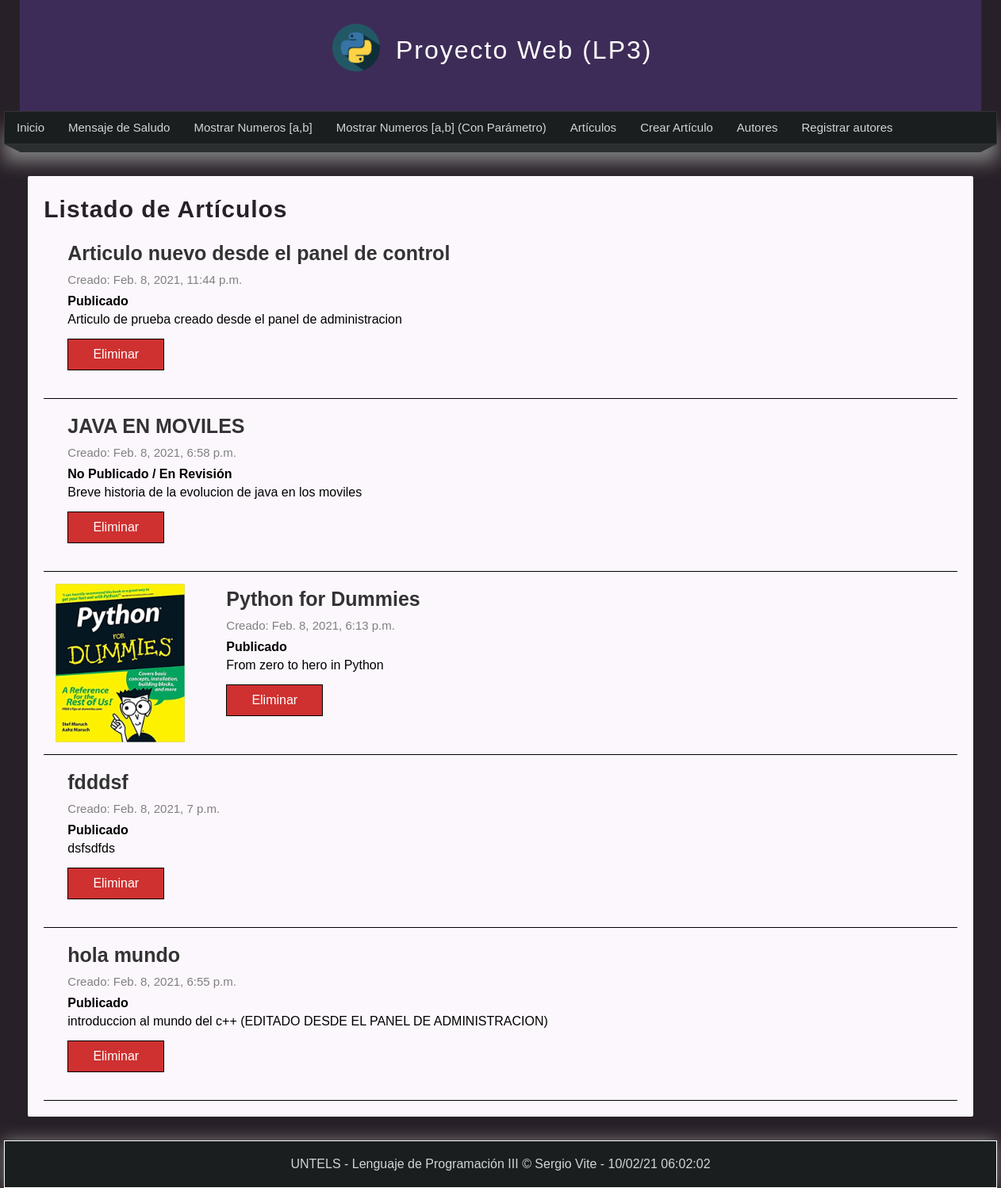
Screenshot of /listar_articulos with the database file from the repository.
### miapp/models.py (models this page shows, shortened)
class Articulo(models.Model):
    titulo = models.CharField(max_length=150, verbose_name="Título")
    contenido = models.TextField(verbose_name="Contenido")
    imagen = models.ImageField(default='null', verbose_name="Miniatura", upload_to="articulos")
    publicado = models.BooleanField(verbose_name="¿Publicado?")
    creado = models.DateTimeField(auto_now_add=True, verbose_name="Creado")
    actualizado = models.DateTimeField(auto_now_add=True, verbose_name="Editado")
    class Meta:
        verbose_name = "Articulo"
        verbose_name_plural = "Articulos"
        ordering = ['titulo','publicado']

### miapp/views.py (the view)
# urls.py: path('listar_articulos', views.listar_articulos, name="listar_articulos"),
def listar_articulos(request):
    articulos = Articulo.objects.all()
    """
    articulos = Articulo.objects.filter(
        Q(titulo__contains="Py") |
        Q(titulo__contains="Hab")
    )
    """
    return render(request, 'listar_articulos.html',{
        'articulos': articulos,
        'titulo': 'Listado de Artículos'
    })

### miapp/templates/listar_articulos.html (shortened to what this page needs)
{% extends 'layout.html' %}
{% block content %}
    <h1 class="title"> {{titulo}} </h1>
    {% for articulo in articulos %}
        <div class="articulo-item">
            {% if articulo.imagen != 'null' %}
                <div class="image">
                    <img src="{{articulo.imagen.url}}" />
                </div>
            {% endif %}
            <div class="data">
                <h2>
                    {{articulo.titulo}}
                </h2>
                <span class="date">
                    Creado: {{articulo.creado}}
                </span>
                {% if articulo.publicado %}
                    <strong>
                        Publicado
                    </strong>
                {% else %}
                    <strong>
                        No Publicado / En Revisión
                    </strong>
                {% endif %}
                <p>
                    {{articulo.contenido}}<br>
                    <a href="{% url 'eliminar_articulo' id=articulo.id %}" class="btn btn-delete">
                        Eliminar
                    </a>
                </p>
            </div>
        </div>
    {% endfor %}
{% endblock content %}

### miapp/templates/layout.html (shortened to what this page needs)
<html lang="es">
    <head>
        {% load static %}
        <link rel="stylesheet" type="text/css" href="{% static 'css/style.css' %}" />
    </head>
    <body>
        <header>
            <div id="logotipo">
                <img src="{% static 'images/LogoPython.png' %}" />
                <h1>
                    Proyecto Web (LP3)
                </h1>
            </div>
        </header>
        <nav>
            <ul>
                <li>
                    <a href="{% url 'inicio' %}">Inicio</a>
                </li>
                <li>
                    <a href="{% url 'saludo' %}">Mensaje de Saludo</a>
                </li>
                <li>
                    <a href="{% url 'rango' %}">Mostrar Numeros [a,b]</a>
                </li>
                <li>
                    <a href="{% url 'rango2' %}">Mostrar Numeros [a,b] (Con Parámetro)</a>
                </li>
                <li>
                    <a href="{% url 'listar_articulos' %}">Artículos</a>
                </li>
                <li>
                    <a href="{% url 'create_full_articulo' %}">Crear Artículo</a>
                </li>
                <li>
                    <a href="{% url 'listar_autor' %}">Autores</a>
                </li>
                <li>
                    <a href="{% url 'create_autor' %}">Registrar autores</a>
                </li>
            </ul>
        </nav>
        <div class="barra">
            <span class="esquina-izquierda"></span>
            <span class="relleno-barra"></span>
            <span class="esquina-derecha"></span>
        </div>
        <div id="content">
            <div class="box">
                {% block content %}{% endblock content %}
            </div>
        </div>
        <footer>
            UNTELS - Lenguaje de Programación III &copy; Sergio Vite - {% now "d/m/y h:m:s" %}
        </footer>
    </body>
</html>

### miapp/static/css/style.css (style rules this page uses)
* { margin: 0px; padding: 0px; font-family: 'Franklin Gothic Medium', 'Arial Narrow', Arial, sans-serif; text-decoration: none; }
.box p, .box h2, .box h3, .box ul { margin-bottom: 5px; margin-top: 5px; }
body { background-color: #282028; }
header { width: 1212px; height: 140px; background-color: #3e2c58; margin: 0 auto; }
#logotipo { width: 35%; height: 130px; margin: 0 auto; padding-top: 10px; }
#logotipo img { display: block; width: 60px; float: left; margin-top: 20px; }
#logotipo h1 { display: block; float: left; margin-top: 35px; margin-left: 20px; letter-spacing: 2px; font-weight: lighter; color: white; }
nav { width: 1250px; height: 40px; margin: 0 auto; background-color: #1B1E1F; border: 1px solid #333333; box-shadow: 0px 22px 22px gray; font-size: 15px; }
nav ul { list-style: none; text-decoration: none; }
nav ul li { line-height: 40px; float: left; }
nav ul li a { display: block; padding-left: 15px; padding-right: 15px; color: #d1d4d6; }
.barra { width: 1250px; margin: 0 auto; }
.esquina-izquierda { display: block; border-left: 20px solid transparent; border-top: 10px solid #2B2F30; float: left; }
.esquina-derecha { display: block; border-right: 20px solid transparent; border-top: 10px solid #2B2F30; float: right; }
.relleno-barra { display: block; width: 1210px; height: 10px; background: #2B2F30; float: left; }
#content { width: 1212px; min-height: 930px; margin: 0 auto; margin-bottom: 30px; margin-top: 40px; }
.box { background:#fcf7fc; width: 95%; min-height: 930px; padding: 20px; border: 1px #715b71; border-radius: 2px; margin: 0 auto; }
.title { color:#282028; letter-spacing: 1px; font-size: 30px; margin-bottom: 4px; margin-top: 5px; }
.articulo-item { margin-bottom: 0px; margin-top: 0px; padding: 15px; border-bottom: 1px solid black; clear: both; }
.articulo-item .image { width: 200px; height: 200px; float: left; overflow: hidden; }
.articulo-item .image img { height: 200px; }
.articulo-item .data { float: left; padding: 15px; padding-top: 0px; }
.articulo-item h2 { display: block; font-size: 25px; color: #333; margin-bottom: 10px; }
.articulo-item span.date { display: block; font-size: 15px; color: gray; margin-bottom: 10px; }
.btn { padding: 10px; background: rgb(207, 48, 48); color: white; border: 1px solid black; display: block; margin-top: 15px; width: 100px; text-align: center; }
footer { width: 1250px; background-color: #1B1E1F; border: 1px solid white; color: #d1d4d6; text-align: center; margin: 0 auto; padding-top: 20px; padding-bottom: 20px; box-shadow: 0px 0px 20px gray; }

### rows the page displays
Articulo: titulo "Articulo nuevo desde el panel de control", creado "Feb. 8, 2021, 11:44 p.m.", publicado "Publicado", contenido "Articulo de prueba creado desde el panel de administracion"
Articulo: titulo "JAVA EN MOVILES", creado "Feb. 8, 2021, 6:58 p.m.", publicado "No Publicado / En Revisión", contenido "Breve historia de la evolucion de java en los moviles"
Articulo: imagen (picture), titulo "Python for Dummies", creado "Feb. 8, 2021, 6:13 p.m.", publicado "Publicado", contenido "From zero to hero in Python"
Articulo: titulo "fdddsf", creado "Feb. 8, 2021, 7 p.m.", publicado "Publicado", contenido "dsfsdfds"
Articulo: titulo "hola mundo", creado "Feb. 8, 2021, 6:55 p.m.", publicado "Publicado", contenido "introduccion al mundo del c++ (EDITADO DESDE EL PANEL DE ADMINISTRACION)"

### other values shown
{{ titulo }} "Listado de Artículos"
